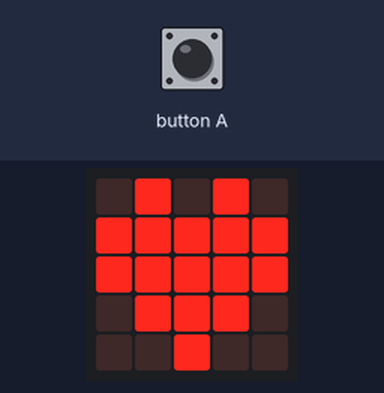
Simulated run of this program. Board: Calliope mini (MakeCode). Shown: the board's 5×5 LED display. Inputs (shaded band) come from the test bench.

Above: at 1.2 s.
1.3 s: button A pressed for 1 s
At 3.4 s:
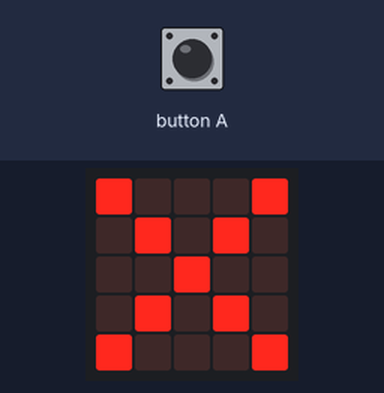
3.8 s: button A pressed for 0.15 s
At 4.8 s:
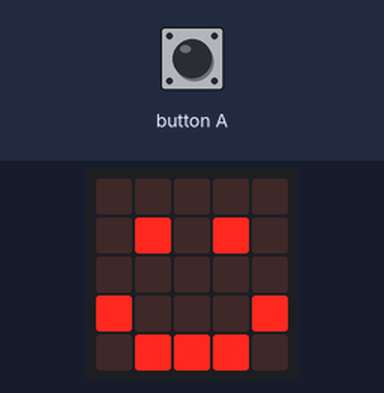
5.4 s: button A pressed for 3.2 s
At 8.7 s:
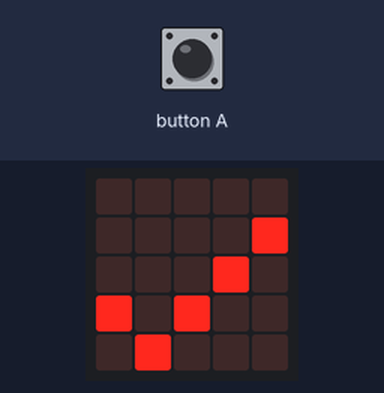
Timing chart, 0 to 10.2 s (numbered marks = the images above; inputs shaded):
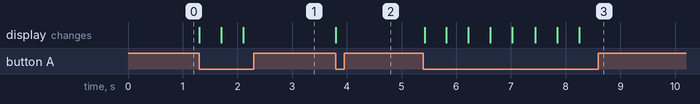

Measured:
- after the input at 1.3 s, the display: first changes at once (image 1 shows a later state)
- after the input at 3.8 s, the display: changes at once (image 2)
- after the input at 5.4 s, the display: first changes at once (image 3 shows a later state)

The program:

main.ts
```typescript
basic.forever(function () {
    images.iconImage(IconNames.Heart).showImage(0)
    while (!(input.buttonIsPressed(Button.A))) {
        control.waitMicros(1000)
    }
    images.iconImage(IconNames.SmallHeart).showImage(0)
    while (!(input.buttonIsPressed(Button.A))) {
        control.waitMicros(1000)
    }
    images.iconImage(IconNames.Yes).showImage(0)
    while (!(input.buttonIsPressed(Button.A))) {
        control.waitMicros(1000)
    }
    images.iconImage(IconNames.No).showImage(0)
    while (!(input.buttonIsPressed(Button.A))) {
        control.waitMicros(1000)
    }
    images.iconImage(IconNames.Happy).showImage(0)
    control.waitMicros(1000)
    while (!(input.buttonIsPressed(Button.A))) {
        control.waitMicros(1000)
    }
})
```

test.ts
```typescript
// Hier kann man Tests durchführen; diese Datei wird nicht kompiliert, wenn dieses Paket als Erweiterung verwendet wird.
```
